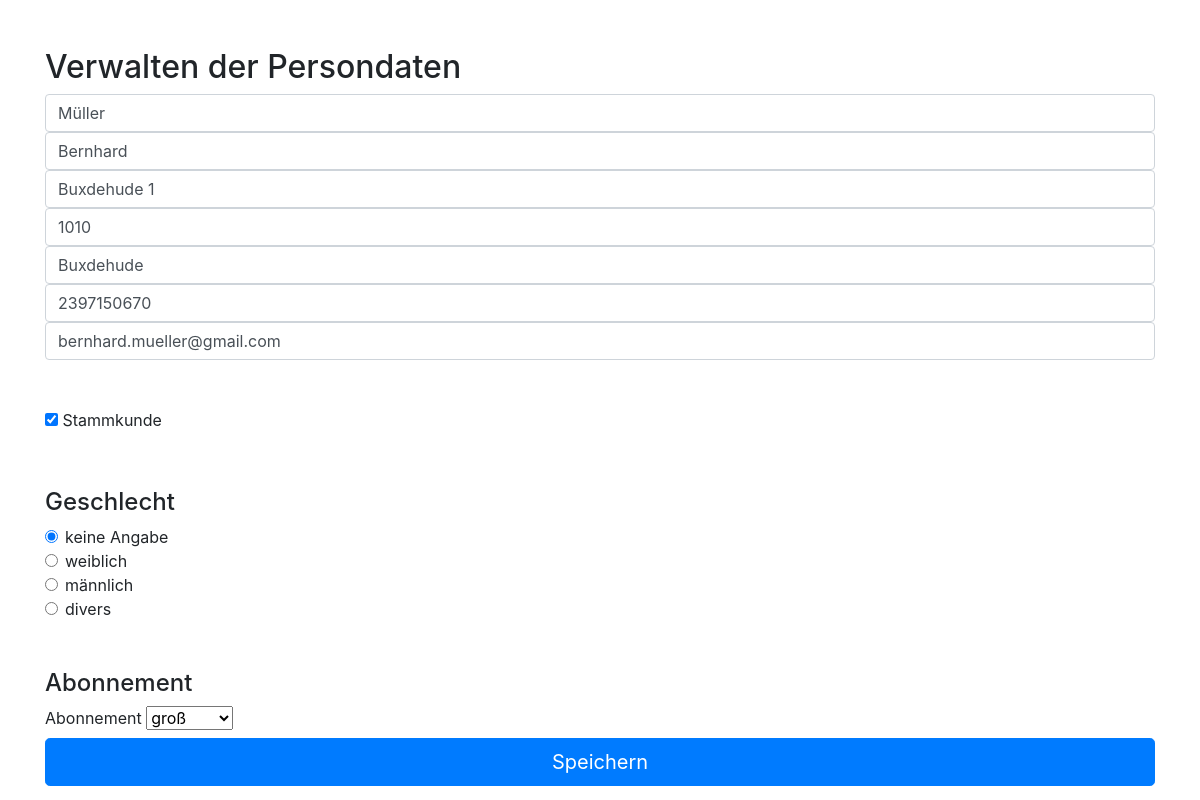
/person_admin.php?person_id=65&erst_aufruf=1, run on the app's committed database.
### tables this page shows
CREATE TABLE `person` (
  `Person_Id` int(11) NOT NULL,
  `Person_Nachname` varchar(50) NOT NULL,
  `Person_Vorname` varchar(50) DEFAULT NULL,
  `Person_Strasse` varchar(50) DEFAULT NULL,
  `Person_PLZ` varchar(20) DEFAULT NULL,
  `Person_Ort` varchar(50) DEFAULT NULL,
  `Person_SVNr` varchar(10) NOT NULL,
  `Person_Email` varchar(50) DEFAULT NULL,
  `Person_Stammkunde` tinyint(1) NOT NULL DEFAULT 0,
  `Person_Geschlecht` varchar(1) DEFAULT NULL,
  `Person_Abonnement` varchar(10) NOT NULL DEFAULT 'klein',
  `Person_Passwort` varchar(255) NOT NULL COMMENT 'muss so lang sein wegen Verschlüsselung'
);

### person_admin.php (the view, shortened to what this page needs)
<?php
require_once 'connection.php';
$person_id = $_GET['person_id'];
$nachname ="";
$vorname = "";
$strasse = "";
$plz = "";
$ort = "";
$svnr = "";
$email = "";
$stammkunde = "";
$geschlecht = "";
$abo = "";
try {
    $sql = "SELECT * FROM `person`
            WHERE person_id = ".$person_id;
    $result = $conn->query($sql);
    foreach($result as $row => $akt_person) {
        $nachname = $akt_person['Person_Nachname'];
        $vorname = $akt_person['Person_Vorname'];
        $strasse = $akt_person['Person_Strasse'];
        $plz = $akt_person['Person_PLZ'];
        $ort = $akt_person['Person_Ort'];
        $svnr = $akt_person['Person_SVNr'];
        $email = $akt_person['Person_Email'];
        $stammkunde = $akt_person['Person_Stammkunde'];
        $geschlecht = $akt_person['Person_Geschlecht'];
        $abo = $akt_person['Person_Abonnement'];
    }
}
catch(PDOException $e) {
    echo "Error: " . $e->getMessage();
}
?>
<!DOCTYPE html>
<html lang="de">
<head>
    <link rel="stylesheet" href="https://maxcdn.bootstrapcdn.com/bootstrap/4.0.0/css/bootstrap.min.css">
</head>
<body>
<div class="container">
    <h2 class="mt-5">Verwalten der Persondaten</h2>
    <form class="form-signin" onSubmit="return checkForm()" action="<?php echo htmlspecialchars($_SERVER["PHP_SELF"]);?>" method="post" name="person_admin">
        <input type="text" name="input_Person_Nachname" id="input_Person_Nachname" value = <?php echo "'".$nachname."'"?> class="form-control" placeholder="Nachname" required autofocus>
        <input type="text" name="input_Person_Vorname" id="input_Person_Vorname" value = <?php echo "'".$vorname."'"?> class="form-control" placeholder="Vorname">
        <input type="text" name="input_Person_Strasse" id="input_Person_Strasse" value = <?php echo "'".$strasse."'"?> class="form-control" placeholder="Straße">
        <input type="text" name="input_Person_PLZ" id="input_Person_PLZ" value = <?php echo "'".$plz."'"?> class="form-control" placeholder="PLZ">
        <input type="text" name="input_Person_Ort" id="input_Person_Ort" value = <?php echo "'".$ort."'"?> class="form-control" placeholder="Ort">
        <input type="text" name="input_Person_SVNr" id="input_Person_SVNr" value = <?php echo "'".$svnr."'"?> class="form-control" placeholder="SVNr" required autofocus>
        <input type="email" name="input_Person_Email" id="input_Person_Email" value = <?php echo "'".$email."'"?> class="form-control" placeholder="Email-Adresse" required>
        <div class="checkbox mt-5">
            <input type="checkbox" id="input_Person_Stammkunde" name="input_Person_Stammkunde" value="1"
                <?php
                if ($stammkunde) {
                    echo "checked";
                }
                ?>
            >
            <label for="input_Person_Stammkunde">Stammkunde</label>
        </div>
        <h4 class="mt-5">Geschlecht</h4>
        <div class="form-check">
            <input id="input_Person_Geschlecht_keineAngabe" name="input_Person_Geschlecht" type="radio" class="form-check-input" value="-" required
                <?php
                if ($geschlecht == "-"){
                    echo "checked";
                }
                ?>
            >
            <label class="form-check-label" for="input_Person_Geschlecht_keineAngabe">keine Angabe</label>
        </div>
        <div class="form-check">
            <input id="input_Person_Geschlecht_weiblich" name="input_Person_Geschlecht" type="radio" class="form-check-input" value="w" required
                <?php
                if ($geschlecht == "w"){
                    echo "checked";
                }
                ?>
            >
            <label class="form-check-label" for="input_Person_Geschlecht_weiblich">weiblich</label>
        </div>
        <div class="form-check">
            <input id="input_Person_Geschlecht_maennlich" name="input_Person_Geschlecht" type="radio" class="form-check-input" value="m" required
                <?php
                if ($geschlecht == "m"){
                    echo "checked";
                }
                ?>
            >
            <label class="form-check-label" for="input_Person_Geschlecht_maennlich">männlich</label>
        </div>
        <div class="form-check">
            <input id="input_Person_Geschlecht_divers" name="input_Person_Geschlecht" type="radio" class="form-check-input" value="d" required
                <?php
                if ($geschlecht == "d"){
                    echo "checked";
                }
                ?>
            >
            <label class="form-check-label" for="input_Person_Geschlecht_divers">divers</label>
        </div>
        <h4 class="mt-5">Abonnement</h4>
        <label for="input_Person_Abonnement" class="form-label">Abonnement</label>
        <select class="form-select" id="input_Person_Abonnement" name="input_Person_Abonnement" required>
            <option value="groß"
                <?php
                 if ($abo == "groß"){
                    echo "selected";
                }
                ?>
            >groß</option>
        </select>
      <input name="submitBtn" class="btn btn-lg btn-primary btn-block" type="submit" id="submitBtn" value="Speichern"></button>
    </form>
  </div>
</body>
</html>

### data on the page
person: input_Person_Nachname "Müller", input_Person_Vorname "Bernhard", input_Person_Strasse "Buxdehude 1", input_Person_PLZ "1010", input_Person_Ort "Buxdehude", input_Person_SVNr "2397150670", input_Person_Email "bernhard.mueller@gmail.com", Person_Stammkunde "☑", Person_Geschlecht "☑ keine Angabe", Person_Geschlecht "☐ weiblich", Person_Geschlecht "☐ männlich", Person_Geschlecht "☐ divers", input_Person_Abonnement "groß"
